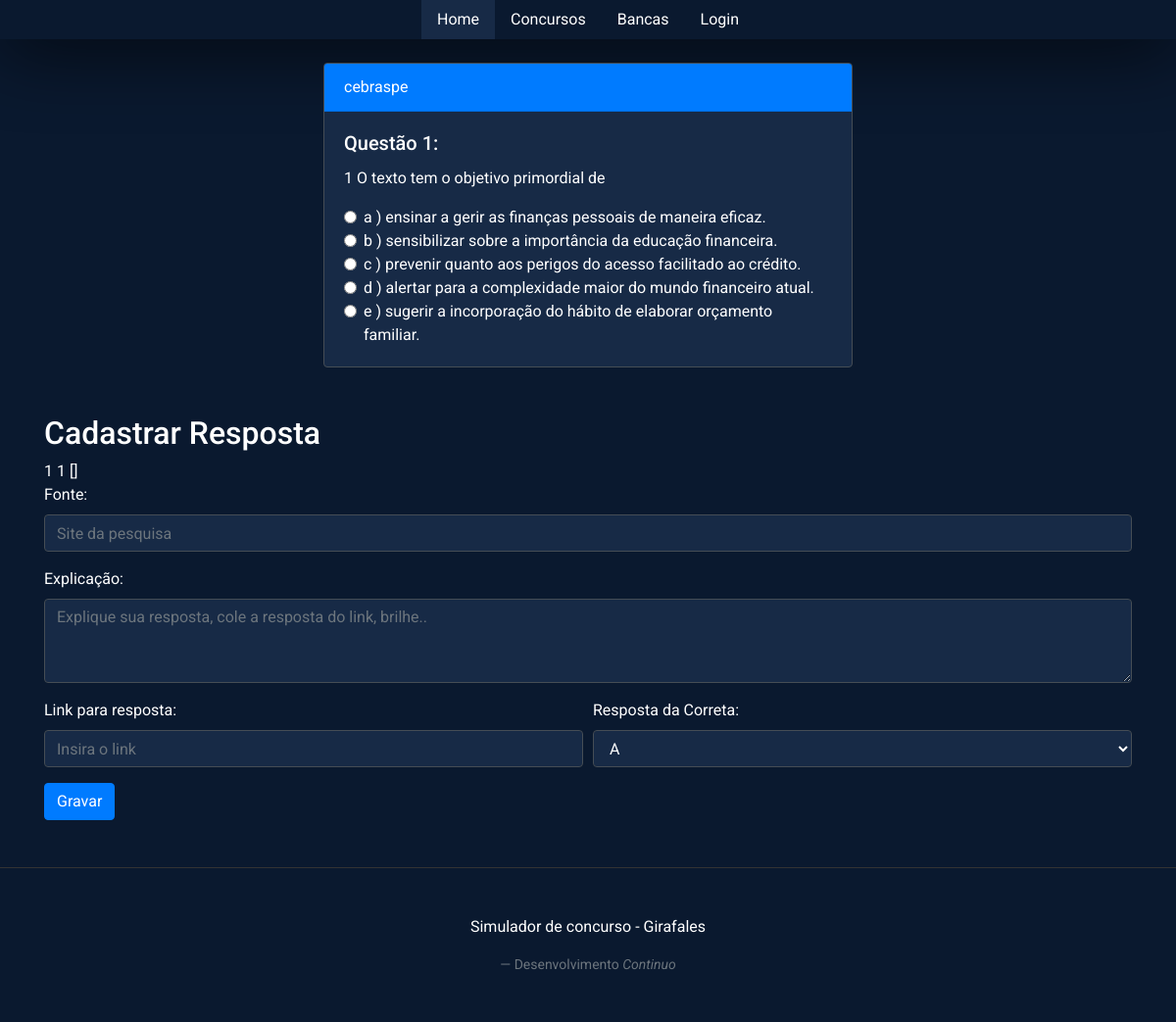
The page /questoes/resposta/1/1 (signed in) on the database its author committed.
### model.py (models this page shows)
class Exam(SQLModel, table=True):
	id: Optional[int] = Field(default=None, primary_key=True)
	name: str
	year: str
	description: str
	types:str #para indicar se é a prova do concurso ou uma prova montada
	contest_id: int = Field(foreign_key='contest.id')
	questions:List['Question_exam']=Relationship()

class Question(SQLModel, table=True):
	id: Optional[int] = Field(default=None, primary_key=True)
	text: str
	associate: Optional[int]
	types:str
	tag: Optional[str]
	alternatives:List['Alternative']=Relationship()
	responses:List['Response']=Relationship()

class Alternative(SQLModel, table=True):
    id: Optional[int] = Field(default=None, primary_key=True)
    alternative:str
    text:str
    question_id: int = Field(foreign_key='question.id')

### question.py (the view)
@question.route('/resposta/<question_id>/<exam_id>', methods = ['GET','POST'])
def response(question_id, exam_id):
	if 'username' not in session:
		return redirect(url_for('admin.login'))
	if request.method == 'POST':
		titulo = request.form['titulo']
		explicacao = request.form['explicacao']
		link = request.form['link']
		resposta = request.form['resposta']
		asd = model.create_response(session['userid'] , exam_id , question_id,resposta , explicacao , link , titulo)
	user = session['userid']
	exam = model.get_exam_by_id(exam_id)
	questao = model.get_question_realize(user, exam.id , question_id)
	responses = model.get_response_by_question(question_id)
	return render_template('question/response.html' , exam=exam , questao=questao , responses = responses)

### model.py (called while the page is built)
def get_question_realize(user_id , exam_id , question_id):
	with Session(engine) as session:
		question = session.get(Question, question_id)
		return question,question.alternatives

def get_exam_by_id(id):
	with Session(engine) as session:
		data = session.get(Exam, id)
		return data

def get_response_by_question(id):
	with Session(engine) as session:
		question =  session.get(Question , id)
		response = question.responses
		return response

### templates/question/response.html (shortened to what this page needs)
{% extends "base.html" %}
{% block styles %}
    {{ bootstrap.load_css() }}
    <link rel="stylesheet"
                  href="{{url_for('static', filename='index.css')}}">
{% endblock %}
{% block content %}
<div class="container">
  <div class="row">
    <div class="col-md-6 mt-4 offset-md-3">
      <div class="card">
        <div class="card-header bg-primary text-white">
          {{exam.name}}
        </div>
        <div class="card-body">
          {%if questao:%}
            <h5 class="card-title">Questão {{questao[0].id}}:</h5>
            <p class="card-text">{{questao[0].text}}</p>
            {%for x in questao[1]:%}
              <div class="form-check">
                <input class="form-check-input" type="radio" name="alternativa" id="alternativa1" value="option1">
                <label class="form-check-label" for="alternativa1">
                  {{x.alternative}} ) {{x.text}}
                </label>
              </div>
            {%endfor%}
          {%endif%}
        </div>
      </div>
    </div>
  </div>
</div>
<div class="container mt-5">
  <h2>Cadastrar Resposta</h2>
  {{questao[0].id}}
  {{exam.id}}
  {{responses}}
  <form action="{{url_for('question.response', exam_id = exam.id , question_id = questao[0].id )}}" method="POST">
    <div class="form-group">
      <label for="conteudo">Fonte:</label>
      <input type="text" class="form-control"  name="titulo" id="titulo" placeholder="Site da pesquisa">
    </div>
    <div class="form-group">
      <label for="conteudo">Explicação:</label>
      <textarea class="form-control" id="explicacao" name="explicacao" rows="3" placeholder="Explique sua resposta, cole a resposta do link, brilhe.."></textarea>
    </div>
    <div class="form-row">
      <div class="form-group col-md-6">
        <label for="link">Link para resposta:</label>
        <input type="text" class="form-control" id="link" name="link" placeholder="Insira o link">
      </div>
      <div class="form-group col-md-6">
        <label for="resposta">Resposta da Correta:</label>
        <select name="resposta" class="form-control" id="resposta">
          <option value="A">A</option>
        </select>
      </div>
    </div>
    <button type="submit" class="btn btn-primary">Gravar</button>
  </form>
</div>
{% endblock %}

### templates/base.html (style rules this page uses)
body { font-family: 'Roboto', sans-serif; background-color: #0a192f; color: #ffffff }
input { background-color: #172a46 !important; border-color: #454d55 !important; color: #ffffff !important; }
textarea { background-color: #172a46 !important; border-color: #454d55 !important; color: #ffffff !important; }
select { background-color: #172a46 !important; border-color: #454d55 !important; color: #ffffff !important; }
.card { background-color: #172a46 !important; border-color: #454d55 !important; color: #ffffff !important; }

### rows shown on the page
Exam: name "cebraspe", id "1"
Question: id "1", text "1 O texto tem o objetivo primordial de"
Alternative: alternative "a", text "ensinar a gerir as finanças pessoais de maneira eficaz."
Alternative: alternative "b", text "sensibilizar sobre a importância da educação financeira."
Alternative: alternative "c", text "prevenir quanto aos perigos do acesso facilitado ao crédito."
Alternative: alternative "d", text "alertar para a complexidade maior do mundo financeiro atual."
Alternative: alternative "e", text "sugerir a incorporação do hábito de elaborar orçamento familiar."

### other values the page prints
{{ responses }} "[]"
